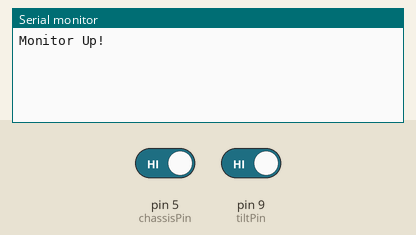
Recording of a sketch running on a simulated Arduino Nano, built with avr-gcc and run on an emulated ATmega328P. Parts: the last lines printed to the serial monitor. The test bench sets the inputs (shaded band); at power-on: pin 5 (chassisPin) HIGH, pin 9 (tiltPin) HIGH.

Above: at 1.2 s.
1.3 s: pin 5 (chassisPin) driven LOW
At 1.9 s:
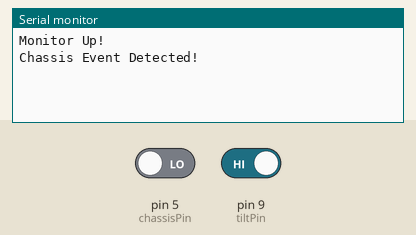
2.8 s: pin 9 (tiltPin) driven LOW
At 4.1 s:
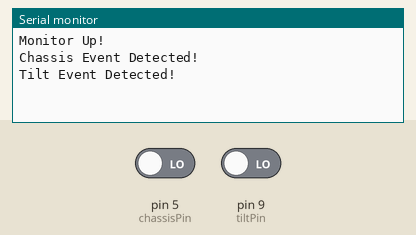
4.4 s: pin 5 (chassisPin) driven HIGH
At 5.5 s:
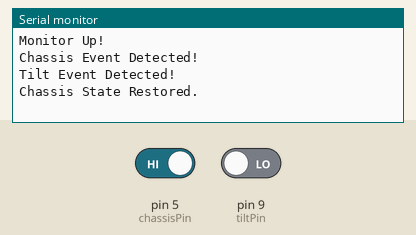

Measured:
- after the input at 1.3 s, the serial monitor: prints a new line at once (image 1)
- after the input at 2.8 s, the serial monitor: prints a new line after 0.10 s (image 2)
- after the input at 4.4 s, the serial monitor: prints a new line at once (image 3)

The sketch:

r610chassisMonitor.ino
```cpp
#include <SoftwareSerial.h>


/* Dell r610 Chassis Monitor
 * Author: Jimb0 "Tails" Hon1nbo
 * Platform: Arduino Nano
 *
 * This monitor outputs various sensors over serial to see if the system is being tampered with.
 * The chassis sensor is a simple on/off with appropriate debounce
 * The tilt & acceleration sensors will alarm once, then remain in that state until \
 * they have rested for a predtermined period of time.
 *
 */

  int tiltPin = 9;
  int tiltPinState = 0;
  int lastTiltPinState = 0;
  // we have to use unsigned longs for debounce since millis will quickly exceed the int and double space on Arduinos
  unsigned long tiltLastDebounce = 0;
  unsigned long tiltDebounceDelay = 100;
  bool tiltDebounce = false;
  unsigned long tiltWaitTimer = 0;
  unsigned long tiltWaitDelay = 120000; // we want the tilt sensor to rest for 2 minutes to consider it "stable"
  bool tiltWait = false;

  int chassisPin = 5;
  int chassisPinState = 0;
  int lastChassisPinState = 0;
  unsigned long chassisLastDebounce = 0;
  unsigned long chassisDebounceDelay = 50;
  bool chassisDebounce = false;


void setup() {
  // Open serial communications and wait for port to open:
  Serial.begin(9600);
  while (!Serial) {
    ; // wait for serial port to connect. Needed for native USB port
  }

  pinMode(tiltPin, INPUT);
  pinMode(chassisPin, INPUT);

  // Ensure we have known states for current pin values
  tiltPinState = digitalRead(tiltPin);
  lastTiltPinState = tiltPinState;
  chassisPinState = digitalRead(chassisPin);
  lastChassisPinState = chassisPinState;

  Serial.println("Monitor Up!");
}

void loop() {

    // read the pins
    tiltPinState = digitalRead(tiltPin);
    chassisPinState = digitalRead(chassisPin);

    // if the chassis state changes, and we are not in the debounce period, proceedd to raise notice
    if ( (chassisDebounce == false) && (chassisPinState != lastChassisPinState) ) {
        chassisLastDebounce = millis();
        chassisDebounce = true;

        if (chassisPinState == LOW) {
           Serial.write("Chassis Event Detected!\n");
        }
        if (chassisPinState == HIGH) {
           Serial.write("Chassis State Restored.\n");
        }
    }

    // if we are not in the debounce period, proceed to check status
    // we do not care if the state changed; we want to know if tilt switch still alarms to reset rest timer.
    if ( (tiltDebounce == false) ) {
        tiltLastDebounce = millis();
        tiltDebounce = true;

        // if pin is LOW, check if we are in the rest time window.
        // if not in the rest window, raise an alert.
        // if we are already in the rest wait period, don't bother making a duplicate log
        if (tiltPinState == LOW) {
           if (tiltWait == false) {
               Serial.write("Tilt Event Detected!\n");
           }

           tiltWait = true; // always going to be set when tilt pin state is low
           // if the tilt sensor is still triggered, restart the rest wait period timer.
           tiltWaitTimer = millis();
        }
    }

    // check if we have passed safe debounce time for the various components

    if ((millis() - tiltLastDebounce) > tiltDebounceDelay) {
        tiltDebounce = false;
        lastTiltPinState = tiltPinState;
    }


    if ((millis() - chassisLastDebounce) > chassisDebounceDelay) {
        chassisDebounce = false;
        lastChassisPinState = chassisPinState;
    }

    // check if we have made it through the rest time frame successully
    // if we have, then place notice in the log that the tilt sensor has stabilized
    if ( ((millis() - tiltWaitTimer) > tiltWaitDelay) && (tiltWait == true) ) {
        tiltWait = false;
        Serial.write("Tilt Level Restored.\n");
    }

    // if millis() has rolled over, it will be apparent if it is smaller than any value we have initialized.
    // if that happens, we want to set our timers back to zero. Small scall debounces fail in small cases,
    // but this fails Secure in making alerts more prevalent if it happens during a state change.

    if (millis() < tiltLastDebounce)
        tiltLastDebounce = 0;
    if (millis() < chassisLastDebounce)
        chassisLastDebounce = 0;
    if (millis() < tiltWaitTimer)
        tiltWaitTimer = 0;
}
```
